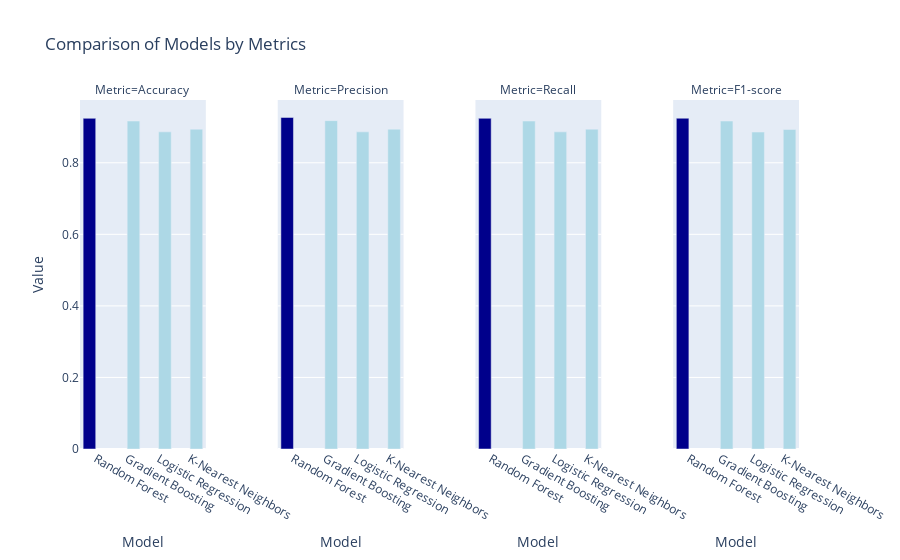

Notebook cell for this chart:
### Code cell
# Menentukan warna untuk bar tertinggi
def get_color(row):
    if row['Value'] == df[(df['Metric'] == row['Metric'])]['Value'].max():
        return 'darkblue'
    return 'lightblue'

df['Color'] = df.apply(get_color, axis=1)

# Membuat grafik bar menggunakan plotly.express
fig = px.bar(df, x='Model', y='Value', color='Color', barmode='group',
             facet_col='Metric', category_orders={'Metric': metrics},
             color_discrete_map={'darkblue': 'darkblue', 'lightblue': 'lightblue'},
             title='Comparison of Models by Metrics', facet_col_spacing=0.1)

fig.update_layout(showlegend=False)
fig.show()

### Figure 1 — Plotly figure (JSON) as saved in the notebook; plotly's stock layout.template omitted (floating-point values rounded to 4 significant figures)
{"data": [{"alignmentgroup": "True", "hovertemplate": "Color=darkblue<br>Metric=Accuracy<br>Model=%{x}<br>Value=%{y}<extra></extra>", "legendgroup": "darkblue", "marker": {"color": "darkblue", "pattern": {"shape": ""}}, "name": "darkblue", "offsetgroup": "darkblue", "orientation": "v", "showlegend": true, "textposition": "auto", "type": "bar", "x": ["Random Forest"], "xaxis": "x", "y": [0.9242], "yaxis": "y"}, {"alignmentgroup": "True", "hovertemplate": "Color=darkblue<br>Metric=Precision<br>Model=%{x}<br>Value=%{y}<extra></extra>", "legendgroup": "darkblue", "marker": {"color": "darkblue", "pattern": {"shape": ""}}, "name": "darkblue", "offsetgroup": "darkblue", "orientation": "v", "showlegend": false, "textposition": "auto", "type": "bar", "x": ["Random Forest"], "xaxis": "x2", "y": [0.9267], "yaxis": "y2"}, {"alignmentgroup": "True", "hovertemplate": "Color=darkblue<br>Metric=Recall<br>Model=%{x}<br>Value=%{y}<extra></extra>", "legendgroup": "darkblue", "marker": {"color": "darkblue", "pattern": {"shape": ""}}, "name": "darkblue", "offsetgroup": "darkblue", "orientation": "v", "showlegend": false, "textposition": "auto", "type": "bar", "x": ["Random Forest"], "xaxis": "x3", "y": [0.9242], "yaxis": "y3"}, {"alignmentgroup": "True", "hovertemplate": "Color=darkblue<br>Metric=F1-score<br>Model=%{x}<br>Value=%{y}<extra></extra>", "legendgroup": "darkblue", "marker": {"color": "darkblue", "pattern": {"shape": ""}}, "name": "darkblue", "offsetgroup": "darkblue", "orientation": "v", "showlegend": false, "textposition": "auto", "type": "bar", "x": ["Random Forest"], "xaxis": "x4", "y": [0.9245], "yaxis": "y4"}, {"alignmentgroup": "True", "hovertemplate": "Color=lightblue<br>Metric=Accuracy<br>Model=%{x}<br>Value=%{y}<extra></extra>", "legendgroup": "lightblue", "marker": {"color": "lightblue", "pattern": {"shape": ""}}, "name": "lightblue", "offsetgroup": "lightblue", "orientation": "v", "showlegend": true, "textposition": "auto", "type": "bar", "x": ["Gradient Boosting", "Logistic Regression", "K-Nearest Neighbors"], "xaxis": "x", "y": [0.9167, 0.8864, 0.8939], "yaxis": "y"}, {"alignmentgroup": "True", "hovertemplate": "Color=lightblue<br>Metric=Precision<br>Model=%{x}<br>Value=%{y}<extra></extra>", "legendgroup": "lightblue", "marker": {"color": "lightblue", "pattern": {"shape": ""}}, "name": "lightblue", "offsetgroup": "lightblue", "orientation": "v", "showlegend": false, "textposition": "auto", "type": "bar", "x": ["Gradient Boosting", "Logistic Regression", "K-Nearest Neighbors"], "xaxis": "x2", "y": [0.9178, 0.8864, 0.8938], "yaxis": "y2"}, {"alignmentgroup": "True", "hovertemplate": "Color=lightblue<br>Metric=Recall<br>Model=%{x}<br>Value=%{y}<extra></extra>", "legendgroup": "lightblue", "marker": {"color": "lightblue", "pattern": {"shape": ""}}, "name": "lightblue", "offsetgroup": "lightblue", "orientation": "v", "showlegend": false, "textposition": "auto", "type": "bar", "x": ["Gradient Boosting", "Logistic Regression", "K-Nearest Neighbors"], "xaxis": "x3", "y": [0.9167, 0.8864, 0.8939], "yaxis": "y3"}, {"alignmentgroup": "True", "hovertemplate": "Color=lightblue<br>Metric=F1-score<br>Model=%{x}<br>Value=%{y}<extra></extra>", "legendgroup": "lightblue", "marker": {"color": "lightblue", "pattern": {"shape": ""}}, "name": "lightblue", "offsetgroup": "lightblue", "orientation": "v", "showlegend": false, "textposition": "auto", "type": "bar", "x": ["Gradient Boosting", "Logistic Regression", "K-Nearest Neighbors"], "xaxis": "x4", "y": [0.9166, 0.8858, 0.893], "yaxis": "y4"}], "layout": {"annotations": [{"font": {}, "showarrow": false, "text": "Metric=Accuracy", "x": 0.0875, "xanchor": "center", "xref": "paper", "y": 1, "yanchor": "bottom", "yref": "paper"}, {"font": {}, "showarrow": false, "text": "Metric=Precision", "x": 0.3625, "xanchor": "center", "xref": "paper", "y": 1, "yanchor": "bottom", "yref": "paper"}, {"font": {}, "showarrow": false, "text": "Metric=Recall", "x": 0.6375, "xanchor": "center", "xref": "paper", "y": 1, "yanchor": "bottom", "yref": "paper"}, {"font": {}, "showarrow": false, "text": "Metric=F1-score", "x": 0.9125, "xanchor": "center", "xref": "paper", "y": 1, "yanchor": "bottom", "yref": "paper"}], "barmode": "group", "legend": {"title": {"text": "Color"}, "tracegroupgap": 0}, "showlegend": false, "title": {"text": "Comparison of Models by Metrics"}, "xaxis": {"anchor": "y", "domain": [0, 0.175], "title": {"text": "Model"}}, "xaxis2": {"anchor": "y2", "domain": [0.275, 0.45], "matches": "x", "title": {"text": "Model"}}, "xaxis3": {"anchor": "y3", "domain": [0.55, 0.725], "matches": "x", "title": {"text": "Model"}}, "xaxis4": {"anchor": "y4", "domain": [0.825, 1], "matches": "x", "title": {"text": "Model"}}, "yaxis": {"anchor": "x", "domain": [0, 1], "title": {"text": "Value"}}, "yaxis2": {"anchor": "x2", "domain": [0, 1], "matches": "y", "showticklabels": false}, "yaxis3": {"anchor": "x3", "domain": [0, 1], "matches": "y", "showticklabels": false}, "yaxis4": {"anchor": "x4", "domain": [0, 1], "matches": "y", "showticklabels": false}}}
